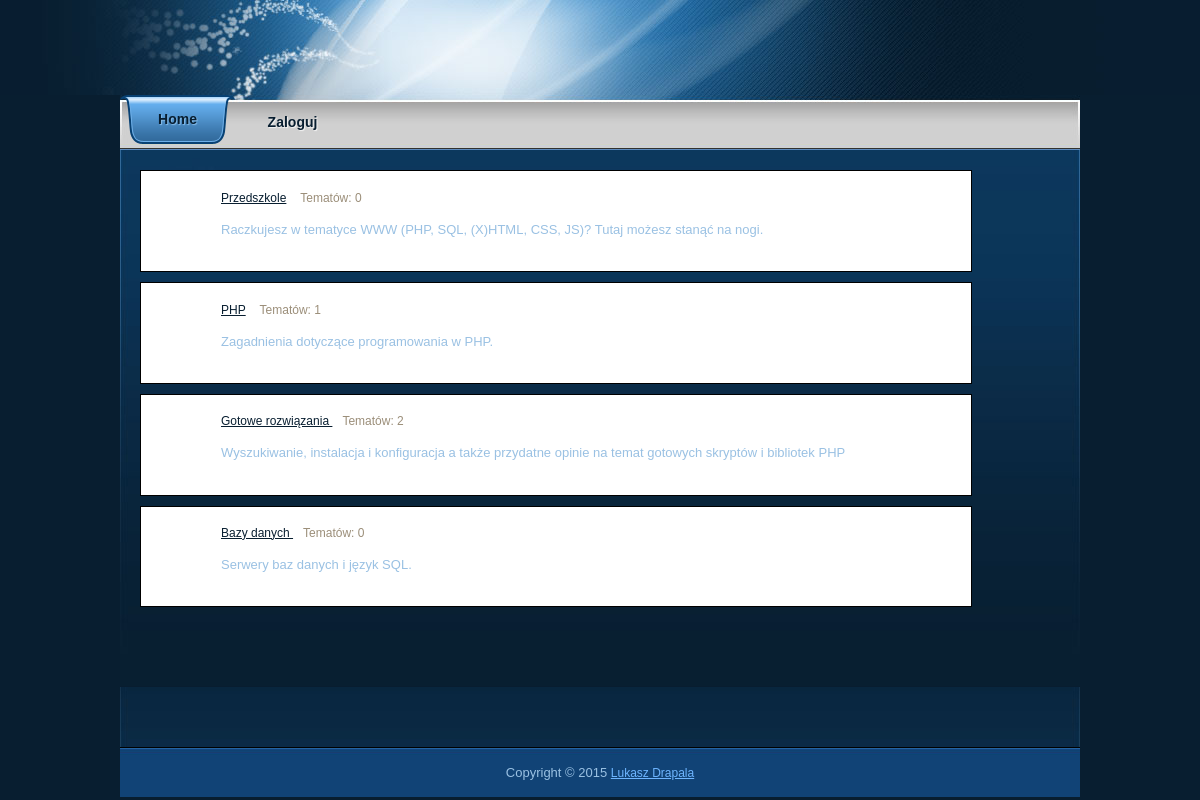
Before: / with the older database file.
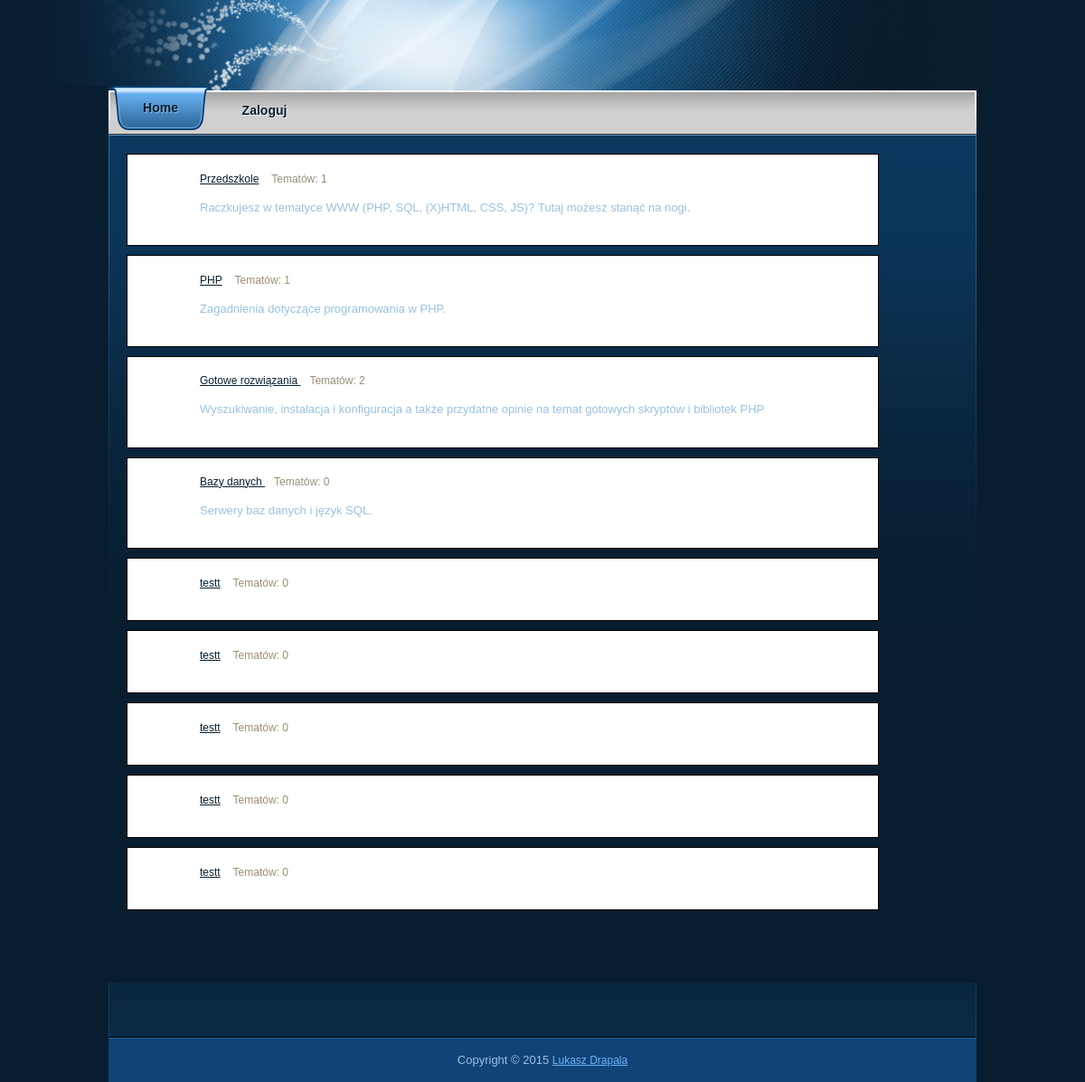
After: the same page with the newer database file.
### tables this page shows
CREATE TABLE IF NOT EXISTS `sections` (
  `id` int(11) NOT NULL AUTO_INCREMENT,
  `last_topic_id` int(11) DEFAULT NULL,
  `user_id` int(11) NOT NULL,
  `name` varchar(255) NOT NULL,
  `description` tinytext,
  `amount_topics` smallint(6) DEFAULT '0',
  `is_closed` tinyint(4) NOT NULL DEFAULT '0',
  `created_on` timestamp NOT NULL DEFAULT CURRENT_TIMESTAMP ON UPDATE CURRENT_TIMESTAMP,
  PRIMARY KEY (`id`),
  KEY `fk_sections_topics1_idx` (`last_topic_id`),
  KEY `fk_sections_users1_idx` (`user_id`)
);

### library/Soft/ViewModel.php (called while the page is built, shortened)
<?php
class ViewModel
{
    private $view;
    private $path;
    private $layout;
    public function __construct($view, $path = 'module')
    {
        $this->view = $view;
        $this->path = $path;
    }
    public function setLayout($file, $path = 'module')
    {
        $this->layout = $this->generatePath($file, $path);
        return $this;
    }
    public function render()
    {
        $viewPath = $this->generatePath($this->view, $this->path);
        if ($this->layout) {
            $template = $this->layout;
        } else {
            $template = $viewPath;
        }
        include $template;
        return ob_get_clean();
    }
    public function generatePath($file, $path = 'module')
    {
        $template = getcwd() . '/'. $path . '/' . $file;
        return $template;
    }
    public function includeFile($file, $path = 'module')
    {
        return include $this->generatePath($file, $path);
    }
}

### library/Soft/Application.php (called while the page is built, shortened)
<?php
class Application
{
    public static function init()
    {
        $request = new Request();
        $response = new Response();
        $routeMatcher = new RouteMatcher($request);
        $route = $routeMatcher->match();
        $actionName = $route['action'];
        $params = isset($route['params']) ? $route['params'] : [];
        $controller = new $controllerName;
        $viewModel = call_user_func_array([$controller, $actionName], $params);
        $response->setBody($viewModel->render());
    }
}

### public/index.php (called while the page is built, shortened)
<?php
Soft\Application::init();

### module/Forum/Service/UriService.php (called while the page is built, shortened)
<?php
class UriService
{
    private $routes = [];
    public function __construct(array $routes, $domain)
    {
        $this->routes = $routes;
    }
    public function generate($name, $params = [])
    {
        $query = [];
        $pattern = $this->routes[$name]['pattern'];
        foreach ($params as $name=>$value) {
            $param = '[:' . $name . ']';
            if (strpos($pattern, $param) !== false) {
                $pattern = str_replace($param, $value , $pattern);
            } else {
                $query[] = $name . "=" . $value;
            }
        }
        if ($query) {
            $url = $pattern . "?" . implode("&", $query);
        } else {
            $url = $pattern;
        }
        return $url;
    }
}

### module/Security/Service/GuardService.php (called while the page is built, shortened)
<?php
class GuardService
{
    private $authenticationService;
    public function __construct(AuthenticationService $authenticationService)
    {
        $this->authenticationService = $authenticationService;
    }
    public function isAuthenticated()
    {
        return $this->authenticationService->isUserAuthenticated();
    }
}

### library/Soft/Session.php (called while the page is built, shortened)
<?php
class Session
{
    public static function get($key, $default = null)
    {
        return $default;
    }
    public static function has($key)
    {
        return array_key_exists($key, $_SESSION);
    }
}

### module/Security/Service/AuthenticationService.php (called while the page is built, shortened)
<?php
class AuthenticationService
{
    public function isUserAuthenticated()
    {
        return false;
    }
    public function getUser()
    {
        return \Soft\Session::get("USER");
    }
}

### module/Forum/Model/Entity/Section.php (called while the page is built, shortened)
<?php
class Section
{
    private $id;
    private $name;
    private $description;
    private $amountTopics;
    public function getId()
    {
        return $this->id;
    }
    public function getName()
    {
        return $this->name;
    }
    public function getDescription()
    {
        return $this->description;
    }
    public function getAmountTopics()
    {
        return $this->amountTopics;
    }
    public function setId($id)
    {
        $this->id = $id;
        return $this;
    }
    public function setName($name)
    {
        $this->name = $name;
        return $this;
    }
    public function setDescription($description)
    {
        $this->description = $description;
        return $this;
    }
    public function setAmountTopics($amountTopics)
    {
        $this->amountTopics = $amountTopics;
        return $this;
    }
}

### library/Soft/AbstractCommand.php (called while the page is built, shortened)
<?php
abstract class AbstractCommand
{
    private $dbConnection;
    public function __construct($dbConnection)
    {
        $this->dbConnection = $dbConnection;
    }
    public function fetchAll($sql)
    {
        $result = $this->query($sql);
        if ($result) {
            return $result->fetch_all(MYSQLI_ASSOC);
        }
        return [];
    }
    private function query($sql)
    {
        $result = $this->dbConnection->query($sql);
        return $result;
    }
}

### module/Forum/Model/Entity/Command/Section/RetrieveAllWithLastTopicCommand.php (called while the page is built, shortened)
<?php
class RetrieveAllWithLastTopicCommand extends AbstractCommand
{
    public function execute()
    {
        $sql = "SELECT s.id AS s_id, s.name AS s_name, s.description AS s_description, s.amount_topics AS s_amount_topics, ";
        $sql .= "t.id AS t_id, t.name AS t_name, ";
        $sql .= "p.id AS p_id, p.created_on AS p_created_on, ";
        $sql .= "u.id AS u_id, u.username AS u_username ";
        $sql .= "FROM sections s ";
        $sql .= "LEFT JOIN topics t on t.id = s.last_topic_id ";
        $sql .= "LEFT JOIN posts p on p.id = t.last_post_id ";
        $sql .= "LEFT JOIN users u on u.id = p.user_id ";
        $rows = $this->fetchAll($sql);
        $sectionManager = SectionManagerFactory::create();
        $topicManager = TopicManagerFactory::create();
        $postManager = PostManagerFactory::create();
        $userManager = UserManagerFactory::create();
        $collection = [];
        foreach ($rows as $row) {
            $post = $postManager->create($row);
            if ($post->getId()) {
                $user = $userManager->create($row);
                $post->setUser($user);
            } else {
                $post = null;
            }
            $topic = $topicManager->create($row);
            if ($topic->getId()) {
                $topic->setLastPost($post);
            } else {
                $topic = null;
            }
            $section = $sectionManager->create($row);
            $section->setLastTopic($topic);
            $collection[] = $section;
        }
        return $collection;
    }
}

### module/Forum/Controller/DashboardController.php (called while the page is built, shortened)
<?php
class DashboardController extends AbstractController
{
    public function viewAction()
    {
        $command = CommandFactory::create('Section\RetrieveAllWithLastTopic');
        $sections = $command->execute();
        return $this->createViewModel(
                'Forum/view/dashboard/view.phtml',
                [
                    'sections' => $sections,
                    '_menu' => "home"
                ]
            );
    }
}

### module/Forum/view/dashboard/view.phtml (the view, shortened to what this page needs)
<div id="comment_section">
    <ol class="comments first_level">
        <?php foreach ($this->sections as $section) { ?>
            <li>
                <div class="comment_box commentbox1">
                    <div class="comment_text">
                        <div class="comment_author">
                            <a href="<?php echo $this->_uri->generate("topic-list", ["sectionId" =>  $section->getId()]) ?>" style="color: #081e30"><?php echo $section->getName(); ?></a>
                            <span class="date">Tematów: <?php echo $section->getAmountTopics(); ?></span>
                        </div>
                        <p><?php echo $section->getDescription(); ?></p>
                    </div>
                </div>
            </li>
        <?php } ?>
    </ol>
</div>

### module/Forum/view/layout/layout.phtml (shortened to what this page needs)
<!DOCTYPE html PUBLIC "-//W3C//DTD XHTML 1.0 Transitional//EN" "http://www.w3.org/TR/xhtml1/DTD/xhtml1-transitional.dtd">
<html xmlns="http://www.w3.org/1999/xhtml">
    <?php $this->includeFile('Forum/view/layout/header.phtml'); ?>
    <body>
        <div id="forum_wrapper">
            <div id="forum_header"> </div>
            <div id="forum_menu">
                <ul>
                    <li><a <?php echo ($this->_menu === "home")? 'class="current' : ""; ?> href="<?php echo $this->_uri->generate("main") ?>">Home</a></li>
                    <?php if ($this->_guard->isAuthenticated()) { ?>
                        <li><a href="<?php echo $this->_uri->generate("logout") ?>" class="last">Wyloguj</a></li>
                    <?php } else { ?>
                        <li><a <?php echo ($this->_menu === "login")? 'class="current' : ""; ?> href="<?php echo $this->_uri->generate("login") ?>" class="last">Zaloguj</a></li>
                    <?php } ?>
                </ul>
            </div>
            <div id="forum_main">
                <div id="forum_content">
                    <?php $this->includeFile($this->_content, $this->_contentPath); ?>
                </div>
            </div>
            <?php $this->includeFile('Forum/view/layout/footer.phtml'); ?>
        </div>
    </body>
</html>

### module/Forum/view/layout/header.phtml (shortened to what this page needs)
<head>
    <link href="/web/layout/style.css" rel="stylesheet" type="text/css" />
</head>

### module/Forum/view/layout/footer.phtml (shortened to what this page needs)
<div id="forum_footer_wrapper">
    <div id="forum_footer">
    </div>
    <div id="forum_copyright">
        Copyright © 2015 <a href="#">Lukasz Drapala
    </div>
</div>

### library/Soft/Response.php (shortened to what this page needs)
<?php
class Response
{
    private $body = null;
     public function setBody($content)
    {
        $this->body = $content;
        return $this;
    }
    public function outputBody()
    {
        echo $this->body;
    }
}

### public/web/layout/style.css (style rules this page uses)
body { margin: 0; padding: 0; color: #9ac1e3; font-family: Tahoma, Geneva, sans-serif; font-size: 13px; line-height: 1.7em; background-color: #081e30; background-image: url(images/forum_body.jpg); background-repeat: no-repeat; background-position: top center }
a, a:link, a:visited { color: #6eb5ff; font-weight: normal; text-decoration: underline; font-size: 12px; }
p { margin: 0 0 10px 0; padding: 0; }
#forum_wrapper { margin: 0 auto; width: 960px; padding: 0 10px; }
#forum_header { width: 960px; height: 95px; background: url(images/forum_header.jpg) top center no-repeat; }
#forum_menu { clear: both; width: 960px; height: 55px; background: url(images/forum_menu.jpg); }
#forum_menu ul { margin: 0; padding: 0; list-style: none; }
#forum_menu ul li { padding: 0; margin: 0; display: inline; }
#forum_menu ul li a { float: left; display: block; width: 115px; line-height: 55px; font-size: 14px; color: #081e30; text-align: center; text-decoration: none; font-weight: 700; outline: none; text-shadow: 1px 1px 1px #f5f5f5; }
#forum_menu ul li a:hover, #forum_menu ul .current { line-height: 49px; text-shadow: 1px 1px 1px #86bce9; background: url(images/forum_menu_hover.png) top center no-repeat }
#forum_main { clear: both; width: 920px; padding: 20px; background: url(images/forum_main.jpg) top center no-repeat }
#forum_content { float: left; width: 800px; }
.date { padding: 20px 0 0 0; font-size: 60px; color: #fff; margin-bottom: 10px; }
#comment_section { clear: both; margin-bottom: 60px; width: 800px; }
.first_level { margin: 0; padding: 0; }
.comments { list-style: none; }
.comments li { margin-bottom: 10px; list-style:none; }
.comments li .commentbox1 { border: 1px solid #000; background: #FFF; }
.comments li .comment_box { clear: both; width:100%; padding: 15px; }
.comment_box .comment_text { margin: 0 0 0 65px; }
.comment_box .comment_text p { margin: 0; }
.comment_text .comment_author { font-size: 14px; color: #000000; margin-bottom: 10px; }
.comment_text .date { font-size: 12px; font-weight: normal; color: #9b8e79; padding-left: 10px; }
#forum_footer_wrapper { clear: both; width: 960px; background: url(images/forum_divider.jpg) repeat-x top }
#forum_footer { clear: both; width: 900px; padding: 30px; background: url(images/forum_footer.jpg) bottom center no-repeat }
#forum_copyright { clear: both; width: 960px; height: 35px; padding: 15px 0 0; text-align: center; background: url(images/forum_copyright.jpg) no-repeat top }

Changed rows visible on the page:
changed sections "Przedszkole": amount_topics "0" → "1"
added sections: name "testt", amount_topics "0"
added sections: name "testt", amount_topics "0"
added sections: name "testt", amount_topics "0"
added sections: name "testt", amount_topics "0"
added sections: name "testt", amount_topics "0"
